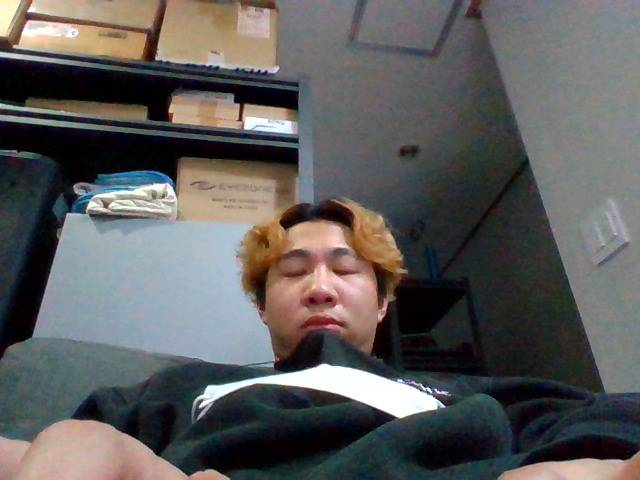
#> input picture Oss-KOBOT/data/img/Scanned_image.jpg, 640 x 480 px
$ python board.py   (older library calls are emulated)
#> lines starting #> are read from the running program, lines starting #| are printed output that depends on the picture; after the words box and inside, x2 and y2 are one past the last pixel; in counts of white or black regions, pixels touching at a corner belong together
# coding=utf-8
import cv2
from playsound import playsound
import os
import time

class Board:

    def __init__(self, image=None):

        # 스캔한 이미지 읽기
        self.img = cv2.imread('../data/img/Scanned_image.jpg')
#> self.img is the input picture: shape (480, 640, 3); mean B, G, R 91.6, 92.2, 93.6
        curTime = time.time()
        # 조각의 위치를 기록, 반찬의 가지수
        self.box_x = []
        self.box_y = []
        self.count = 0


    # 급식판 틀 잡기: 급식판 좌표를 반환
    def edgeOfBoard(self):
        canny = cv2.Canny(self.img, 100, 200)

        # 이미지의 기본 속성 (행, 열, channel정보)
        row = canny.shape[0]  # 행 y
        cal = canny.shape[1]  # 열 x

        # 좌표 구하기
        x_strt, x_end, y_strt, y_end = 0, 0, 0, 0
        for x in range(1, cal):
            if canny[row // 8, x] != 0 and x_strt == 0:
                x_strt = x
            elif canny[row // 8, cal - x] != 0 and x_end == 0:
                x_end = cal - x
            if x_strt != 0 and x_end != 0:
                break
        for y in range(1, row):
            if canny[y, cal // 2] != 0 and y_strt == 0:
                y_strt = y
            elif canny[row - y, cal // 2] != 0 and y_end == 0:
                y_end = row - y
            if y_strt != 0 and y_end != 0:
                break

        return x_strt, x_end, y_strt, y_end


    # 급식판의 메뉴를 조각 이미지로 저장, 반찬의 가지수 구함
    def frgm_board(self, callback):
        count = 0    # 등고선 처리 진행 정도 확인용 변수
        x_strt, x_end, y_strt, y_end = callback()
        cut_img = self.img[y_strt: y_end, x_strt: x_end]
        cut_img = self.img.copy()
        all_menu = cut_img.copy()

        # 이미지의 기본 속성 (행, 열, channel정보)
        row = cut_img.shape[0]  # 행 y
        cal = cut_img.shape[1]  # 열 x


        # 이진화된 이미지 얻어서 등고선 처리
        imgray = cv2.GaussianBlur(cut_img, (5, 5), 0)
        imgray = cv2.cvtColor(imgray, cv2.COLOR_BGR2GRAY)
        #thr = cv2.Canny(imgray, 10, 200)
        thr = cv2.Laplacian(imgray, cv2.CV_8U, ksize=3)  # thr = cv2.Canny(imgray, 80, 200) 이 방법도 존재
        contours, hierarchy = cv2.findContours(thr, cv2.RETR_TREE,
                                               cv2.CHAIN_APPROX_SIMPLE)

        # 등고선 전처리 ('contours'는 리스트로써 각각의 등고선들(등고선도 리스트로 각각의 점을 담음)을 담고있다)
        print(len(contours))
        for i in range(len(contours)):

            # 각 등고선마다의 사각형 포인트를 구해, 일정 크기 이상의 사각형만을 반찬으로써 도출
            cnt = contours[i]
            x, y, w, h = cv2.boundingRect(cnt)
            if (cal // 2) > w > (cal // 10) and (row // 1.5) > h > (row // 4):
                cv2.rectangle(all_menu, (x, y), (x + w, h + y), (0, i, 9 * i), 2)
                # 이미지 저장
                each_menu = cut_img.copy()  # 새로운 그림에 찍어야 선그은게 안보임
                self.count += 1  # 자른 조각 카운트
                path = '../data/img'  # 자른 이미지들 저장 경로 및 저장
                cv2.imwrite(path +'/'+ str(self.count) + '.jpg', each_menu[y:h + y, x:x + w])  # 자른 급식판 저장
                self.box_x.append([x, x + w])  # 조각의 위치를 기록
                self.box_y.append([y, h + y])

            cv2.imshow('all_menu', all_menu)

            # 스캔 시작과 끝에 음성 출력
            # if count == 0 or count == len(contours)-1:
                #  playsound('../data/sound/스캔중.mp3')
            count += 1
        curtime = time.time()
        cv2.destroyAllWindows()


if __name__ == '__main__':
    make = Board()
    x, y, z, w = make.edgeOfBoard()
#> in edgeOfBoard, `canny = cv2.Canny(self.img, 100, 200)`:
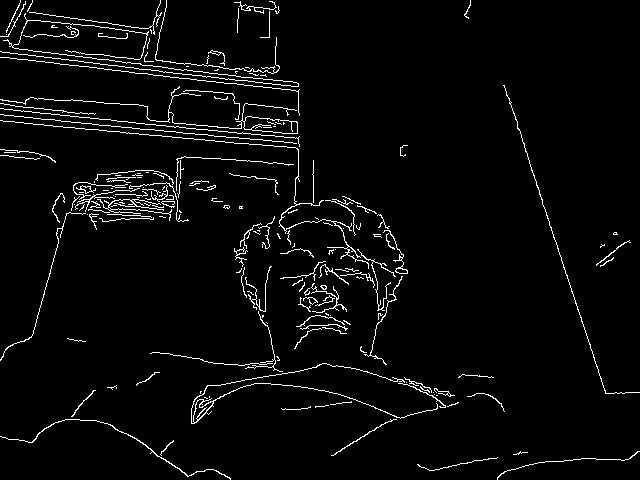
#> canny: shape (480, 640); 3.6% white in thin lines or dots
#> after the loop in edgeOfBoard, `for x in range(1, cal):`: x_end = 275; x_strt = 28
#> after the loop in edgeOfBoard, `for y in range(1, row):`: y_end = 406; y_strt = 201
#> x = 28; y = 275; z = 201; w = 406
    print(x, y, z, w)
#| 28 275 201 406
    count = make.frgm_board(make.edgeOfBoard)
#> in frgm_board, `x_strt, x_end, y_strt, y_end = callback()`: x_strt = 28; x_end = 275; y_strt = 201; y_end = 406
#> in frgm_board, `cut_img = self.img[y_strt: y_end, x_strt: x_end]`:
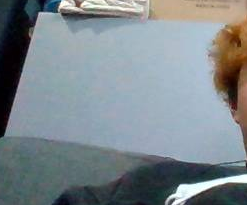
#> cut_img: shape (205, 247, 3); mean B, G, R 140, 134.9, 125.2
#> in frgm_board, `imgray = cv2.cvtColor(imgray, cv2.COLOR_BGR2GRAY)`:
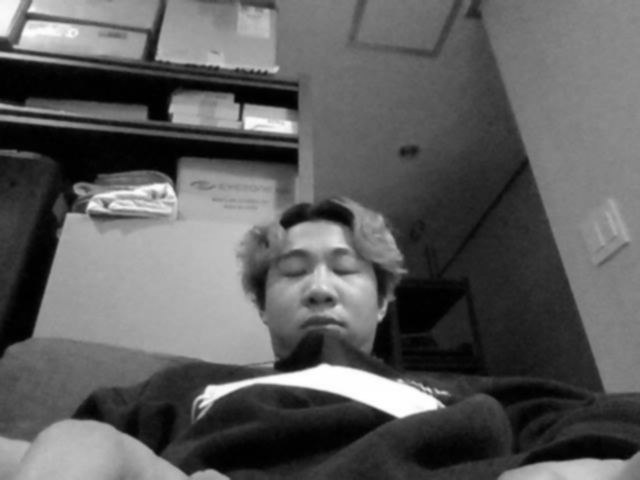
#> imgray: shape (480, 640); min 0, max 255, mean 92.6
#> in frgm_board, `thr = cv2.Laplacian(imgray, cv2.CV_8U, ksize=3)`:
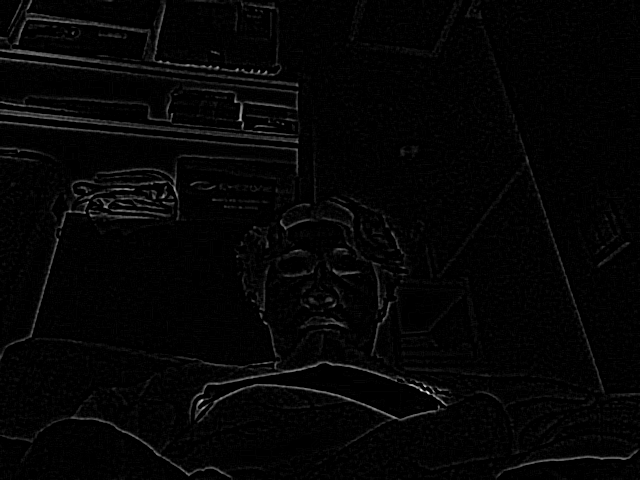
#> thr: shape (480, 640); min 0, max 240, mean 4.9
#> in frgm_board, `contours, hierarchy = cv2.findContours(thr, cv2.RETR_TREE, cv2.CHAIN_A..`: contours = 6676 contours, 6047 with area under 20; largest, box (x1, y1, x2, y2) and area: (31, 21, 640, 429) 28901, (0, 121, 311, 383) 14538, (0, 380, 510, 480) 11648, (0, 57, 308, 144) 11127, (388, 292, 479, 372) 4066
#| 6676
#> the loop in frgm_board, `for i in range(len(contours)):` made 6676 passes
#> (x, y, w, h, self.count, path) on pass 3857: (0, 121, 311, 262, 1, '../data/img')
#> (x, y, w, h) on passes 1, 2, 3, 4, 6, 8: (639, 479, 1, 1), (630, 479, 1, 1), (569, 479, 1, 1), (488, 479, 1, 1), (360, 479, 1, 1), (255, 479, 1, 1)
#> after the loop in frgm_board, `for i in range(len(contours)):`:
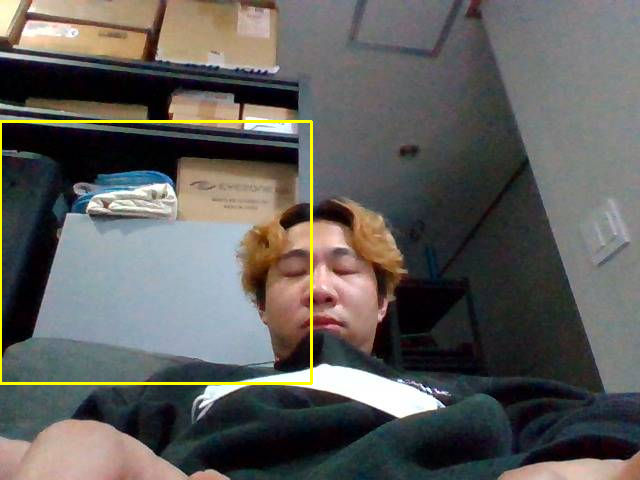
#> all_menu: shape (480, 640, 3); 1.03% of pixels changed, all inside (x1, y1, x2, y2) = (0, 120, 313, 385)
#> after the loop in frgm_board, `for i in range(len(contours)):`: count = 6676; self.box_x = [[0, 311]]; self.box_y = [[121, 383]]; self.count = 1
    print(make.count)
#| 1
    print(make.box_x)
#| [[0, 311]]

$ run again, with Oss-KOBOT/data/img/1.jpg copied over Oss-KOBOT/data/img/Scanned_image.jpg
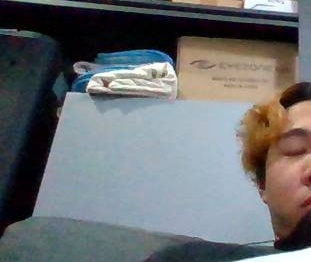
#> input picture Oss-KOBOT/data/img/1.jpg, 311 x 262 px
#> in __init__, self.img is the input picture: shape (262, 311, 3); mean B, G, R 111.6, 109.3, 106.4
#> in edgeOfBoard, `canny = cv2.Canny(self.img, 100, 200)`:
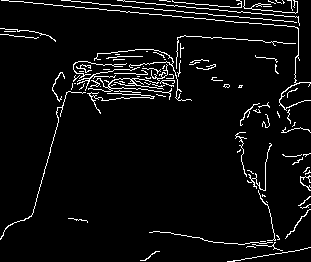
#> canny: shape (262, 311); 5.2% white in thin lines or dots
#> after the loop in edgeOfBoard, `for x in range(1, cal):`: x_end = 298; x_strt = 35
#> after the loop in edgeOfBoard, `for y in range(1, row):`: y_end = 252; y_strt = 3
#> `x, y, z, w = make.edgeOfBoard()`: x = 35; y = 298; z = 3; w = 252
#| 35 298 3 252
#> in frgm_board, `x_strt, x_end, y_strt, y_end = callback()`: x_strt = 35; x_end = 298; y_strt = 3; y_end = 252
#> contours = 1766 contours, 1598 with area under 20; largest, box (x1, y1, x2, y2) and area: (0, 1, 299, 249) 9074, (31, 199, 311, 262) 3146, (233, 82, 311, 191) 2718, (88, 68, 175, 115) 1130, (55, 0, 299, 23) 813
#| 1766
#> the loop in frgm_board, `for i in range(len(contours)):` made 1766 passes
#> (x, y, w, h, self.count, path) on pass 1195: (233, 82, 78, 109, 1, '../data/img')
#> after the loop in frgm_board, `for i in range(len(contours)):`:
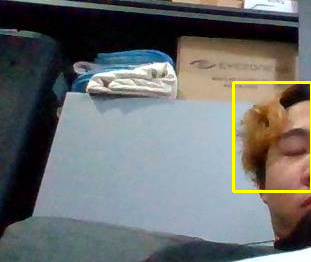
#> all_menu: shape (262, 311, 3); 1.1% of pixels changed, all inside (x1, y1, x2, y2) = (232, 81, 311, 193)
#> after the loop in frgm_board, `for i in range(len(contours)):`: count = 1766; self.box_x = [[233, 311]]; self.box_y = [[82, 191]]; self.count = 1
#| 1
#| [[233, 311]]

$ run again, with Oss-KOBOT/data/img/2.jpg copied over Oss-KOBOT/data/img/Scanned_image.jpg
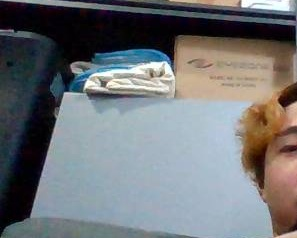
#> input picture Oss-KOBOT/data/img/2.jpg, 297 x 238 px
#> in __init__, self.img is the input picture: shape (238, 297, 3); mean B, G, R 118.8, 115.7, 112.7
#> in edgeOfBoard, `canny = cv2.Canny(self.img, 100, 200)`:
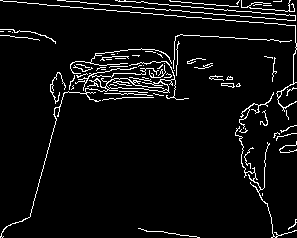
#> canny: shape (238, 297); 5.5% white in thin lines or dots
#> after the loop in edgeOfBoard, `for x in range(1, cal):`: x_end = 295; x_strt = 1
#> after the loop in edgeOfBoard, `for y in range(1, row):`: y_end = 231; y_strt = 3
#> `x, y, z, w = make.edgeOfBoard()`: x = 1; y = 295; z = 3; w = 231
#| 1 295 3 231
#> in frgm_board, `x_strt, x_end, y_strt, y_end = callback()`: x_strt = 1; x_end = 295; y_strt = 3; y_end = 231
#> contours = 1653 contours, 1507 with area under 20; largest, box (x1, y1, x2, y2) and area: (0, 2, 296, 237) 11870, (230, 99, 276, 189) 1436, (55, 0, 296, 21) 788, (32, 217, 200, 238) 548, (8, 175, 32, 219) 538
#| 1653
#> the loop in frgm_board, `for i in range(len(contours)):` made 1653 passes
#> (x, y, w, h, self.count, path) on pass 977: (230, 99, 46, 90, 1, '../data/img')
#> after the loop in frgm_board, `for i in range(len(contours)):`:
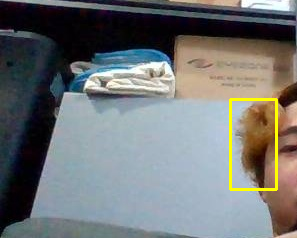
#> all_menu: shape (238, 297, 3); 1.15% of pixels changed, all inside (x1, y1, x2, y2) = (229, 98, 278, 191)
#> after the loop in frgm_board, `for i in range(len(contours)):`: count = 1653; self.box_x = [[230, 276]]; self.box_y = [[99, 189]]; self.count = 1
#| 1
#| [[230, 276]]
